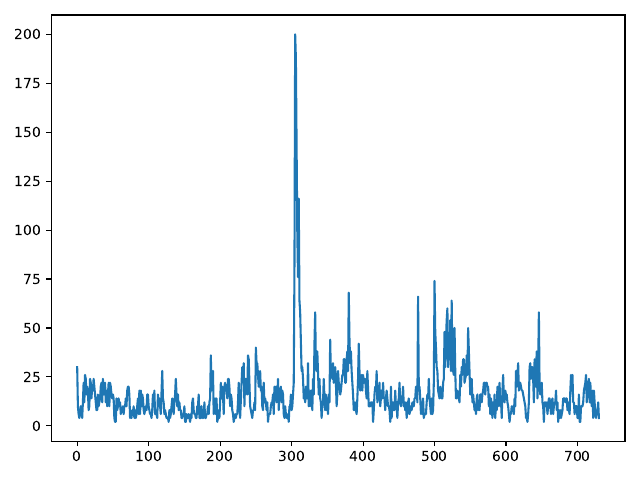

Source code (Python):
import matplotlib.pyplot as plt
import numpy as np

if __name__ == '__main__':
    samples = np.genfromtxt('./labs/05/Train.csv', delimiter=',')
    samples = samples[1:, 2]
    samples = samples
    N = len(samples)
    X = np.fft.fft(samples)
    fq = np.fft.fftfreq(len(samples), samples)
    X = abs(X / N)[:N // 2]
    fs = 1 / 3600
    f = fs * np.linspace(0, N / 2, N // 2) / N
    nsample = 1368  # 2 months
    nsamples = int(np.ceil(2629743.83 * fs))
    month_samples = samples[nsample : (nsample + nsamples)]

    plt.plot(np.arange(nsamples), month_samples)
    plt.tight_layout()
    plt.savefig('./labs/05/1g.pdf')
    plt.show()